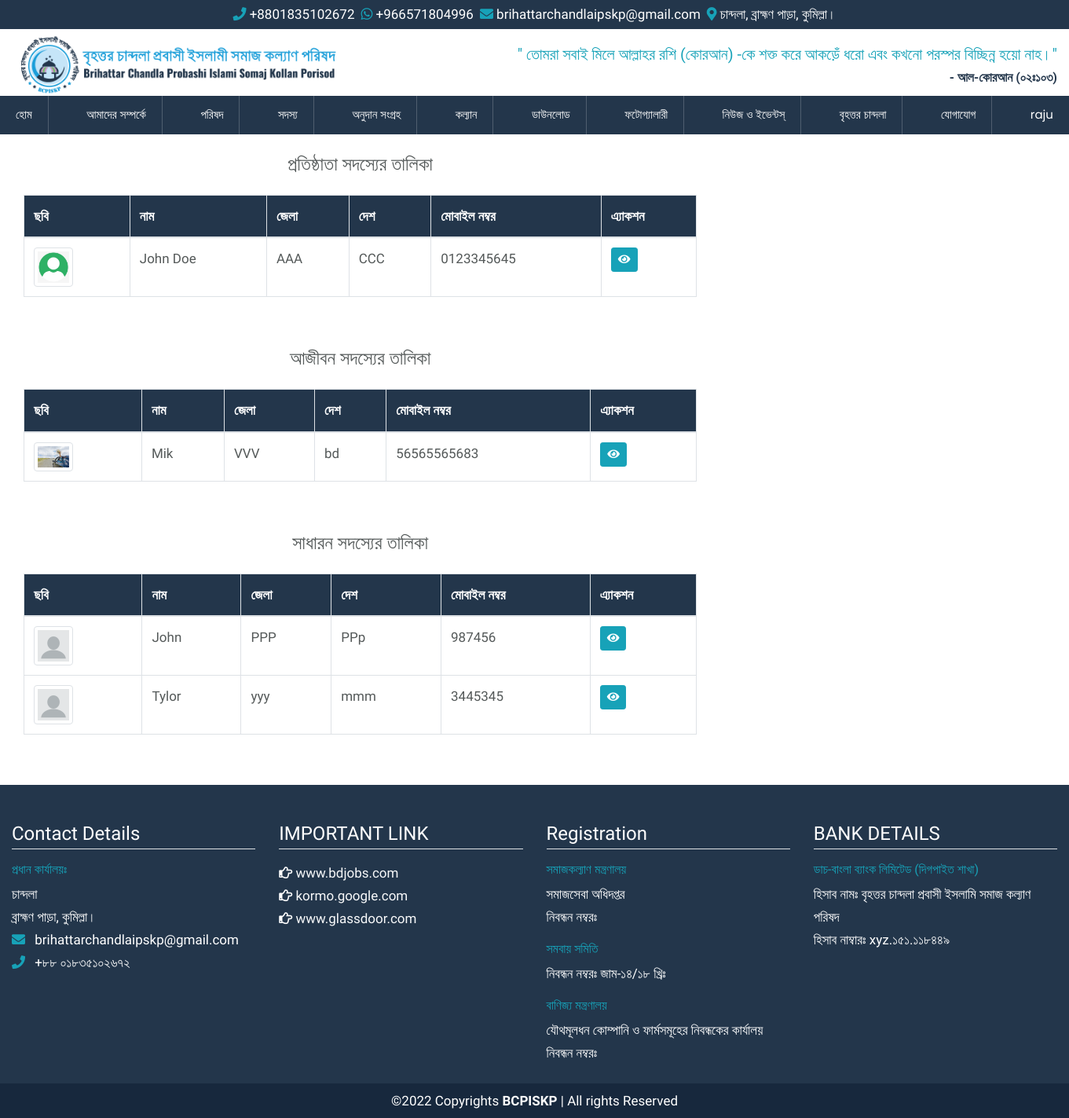
Page /member-list (signed in) on the committed database.
### src/models.py (models this page shows, shortened)
class Member(models.Model):
    user = models.OneToOneField(User, on_delete=models.CASCADE, related_name="member")
    full_name = models.CharField(max_length=255)
    father_name = models.CharField(max_length=255)
    mother_name = models.CharField(max_length=255)
    zilla = models.CharField(max_length=63)
    upazilla = models.CharField(max_length=63)
    country = models.CharField(max_length=127)
    image = models.ImageField(upload_to="member/images")
    phone = models.CharField(max_length=32)
    passport = models.CharField(max_length=63)
    date_of_birth = models.DateField()
    image = models.ImageField(upload_to="img/members")
    member_type = models.CharField(choices=choice, max_length=24)
    fb_link = models.URLField(blank=True, default="")
    whatsapp_number = models.CharField(max_length=32, blank=True, default="")
    is_agreed = models.BooleanField(default=False)
    is_approved = models.BooleanField(default=False)
    class Meta:
        verbose_name = ""
        verbose_name_plural = "Members"

### src/views.py (the view)
# urls.py: path("member-list", member_list, name="member_list"),
def member_list(request):
    members = Member.objects.filter(
        member_type__in=["f", "l", "g"], is_approved=True
    ).order_by("-id")
    context = {
        "founding_members": members.filter(member_type="f"),
        "lifetime_members": members.filter(member_type="l"),
        "general_members": members.filter(member_type="g"),
    }
    return render(request, "pages/member/member_list.html", context)

### src/context_processors.py (called while the page is built)
def get_notice(request):
    notices = Notice.objects.filter(is_active=True).order_by("-id")
    return {"notices": notices}

### templates/pages/member/member_list.html (shortened to what this page needs)
{% extends 'base.html' %}
{% load static %}
{% block content %}
<div class="container-fluid">
    <div class="row">
        <div class="col-8">
            <div class="row">
                <div class="col-12">
                    <h4 class="text-center mb-4">প্রতিষ্ঠাতা সদস্যের তালিকা</h4>
                    {% include "snippets/member_list.html"  with members=founding_members %}
                </div>
                <div class="col-12 mt-5">
                    <h4 class="text-center mb-4">আজীবন সদস্যের তালিকা</h4>
                    {% include "snippets/member_list.html"  with members=lifetime_members %}
                </div>
                <div class="col-12 mt-5">
                    <h4 class="text-center mb-4">সাধারন সদস্যের তালিকা</h4>
                    {% include "snippets/member_list.html"  with members=general_members %}
                </div>
            </div>
        </div>
        <div class="col-4"></div>
    </div>
</div>
{% endblock content %}

### templates/snippets/navbar.html (shortened to what this page needs)
	<div class="header">
		<ul class="" id="mainmenu">
			<li><a href="{% url 'home' %}">হোম</a></li>
			<li><a href="{% url 'intro' %}">আমাদের সম্পর্কে</a>
			</li>
			<li><a href="#">পরিষদ</a>
			</li>
			<li><a href="{% url 'requirements' %}">সদস্য</a>
			</li>
			<li><a href="#">অনুদান সংগ্রহ </a>
			</li>
			<li><a href="{% url 'education_scholarship' %}">কল্যান </a>
			</li>
			<li><a href="#">ডাউনলোড </a>
			</li>
			<li><a href="#">ফটোগ্যালারী</a></li>
			<li><a href="#">নিউজ ও ইভেন্টস্</a></li>
			<li><a href="#">বৃহত্তর চান্দলা</a>
			</li>
			<li><a href="{% url 'contact' %}">যোগাযোগ</a></li>
			{% if not request.user.is_authenticated %}
			<li><a href="">সদস্য লগইন</a></li>
			{% else %}
			<li><a href="#">{{ request.user.username }}</a>
			</li>
			{% endif %}
		</ul>
	</div>

### templates/snippets/member_list.html
{% load static %}
<div class="table-responsive">
    <table class="table table-bordered">
        <thead class="bg-blue">
            <tr>
                <th>ছবি</th>
                <th>নাম</th>
                <th>জেলা</th>
                <th>দেশ</th>
                <th>মোবাইল নম্বর</th>
                {% if request.user.is_staff %}
                <th>এ্যাকশন</th>
                {% endif %}
            </tr>
        </thead>
        <tbody>
            {% for member in members %}
            <tr>
                <td>
                    <img class="img-thumbnail member-list-imge"
                        src="{% if member.image %} {{member.image.url}} {%else%} {% static 'img/default_member.png' %} {% endif %}"
                        alt="{{member.name}}">
                </td>
                <td>{{ member.full_name }}</td>
                <td>{{ member.zilla }}</td>
                <td>{{ member.country }}</td>
                <td>{{ member.phone }}</td>
                {% if request.user.is_staff %}
                <td>
                    <a class="btn btn-info btn-sm text-white" href="{% url 'member_detail' member.pk %}">
                        <i class="fa fa-eye"></i>
                    </a>
                </td>
                {% endif %}
            </tr>
            {% endfor %}
        </tbody>
    </table>
</div>

### static/css/style_backup.css (style rules this page uses)
body { margin: 0; padding: 0; font-family: 'Baloo Da 2', cursive; font-size: 17px; line-height: 1.8rem; color: #545959; }
.header { font-family: 'Poppins', sans-serif; font-size: 15px; margin: 0 auto; padding-left: 0px; margin-top: -15px; width: 100vw; background: #23364B; z-index: 100000 !important; }
.header ul { display: flex; justify-content: space-between; margin: 0 20px; z-index: 100000 !important; }
.header ul li { list-style: none; position: relative; padding: 10px 0px; box-sizing: border-box; border-right: 1px solid rgba(255, 255, 255, 0.2); transition: 0.3s; -webkit-transition: 0.3s; -moz-transition: 0.3s; -ms-transition: 0.3s; -o-transition: 0.3s; -webkit-transition: 0.3s; }
.header ul li:last-child { border-right: none; }
.header ul li a { text-decoration: none; padding: 10px 20px; color: #fff; }

### static/css/main.css (style rules this page uses)
:root { --mainColor: #23364B; --darkBlue: #17283d; }
a { color: var(--mainColor); }
.bg-blue { color: #fff; background-color: var(--mainColor); }
ul { list-style: none; margin: 0 !important; padding: 0 !important; }
.member-list-imge { width: 50px; }

### rows in the picture
Member: image (placeholder picture), full_name "John Doe", zilla "AAA", country "CCC", phone "0123345645"
Member: image (picture), full_name "Mik", zilla "VVV", country "bd", phone "56565565683"
Member: image (placeholder picture), full_name "John", zilla "PPP", country "PPp", phone "987456"
Member: full_name "Tylor", zilla "yyy", country "mmm", phone "3445345"

### other values in the picture
{{ request.user.username }} "raju"
